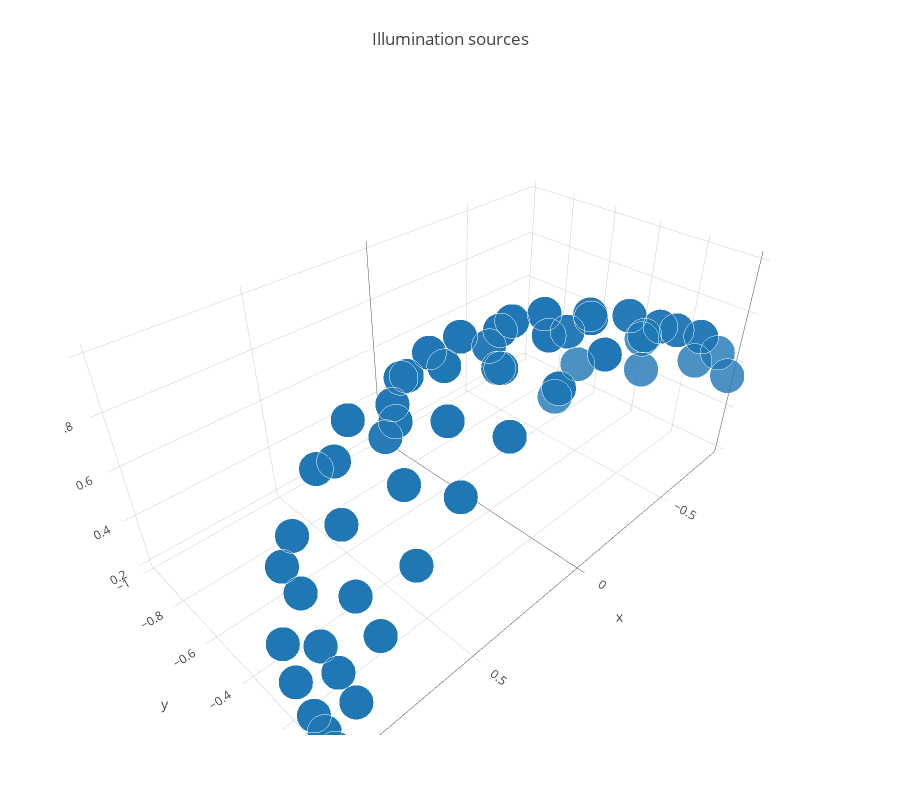

This figure's notebook cell:
### Code cell
illum_scatter = go.Scatter3d(
    x=trace_illum_x,
    y=trace_illum_y,
    z=trace_illum_z,
    mode='markers',
    marker=dict(
        size=12,
        line=dict(
            color='rgba(217, 217, 217, 0.14)',
            width=0.5
        ),
        opacity=0.8
    )
)

layout = go.Layout(
    title='Illumination sources',
    autosize=True,
    width=900,
    height=800,
    margin=dict(
        l=65,
        r=50,
        b=65,
        t=90
    )
)
fig = go.Figure(data=[illum_scatter], layout=layout)
iplot(fig, filename='illumination')

### Figure 1 — Plotly figure (JSON) as saved in the notebook; plotly's stock layout.template omitted (floating-point values rounded to 4 significant figures; data arrays with more than 128 entries replaced by an {"elided": "..."} marker saying what was removed)
{"data": [{"marker": {"line": {"color": "rgba(217, 217, 217, 0.14)", "width": 0.5}, "opacity": 0.8, "size": 12}, "mode": "markers", "type": "scatter3d", "x": {"elided": "205 float values"}, "y": {"elided": "205 float values"}, "z": {"elided": "205 float values"}}], "layout": {"autosize": true, "height": 800, "margin": {"b": 65, "l": 65, "r": 50, "t": 90}, "title": "Illumination sources", "width": 900}}
